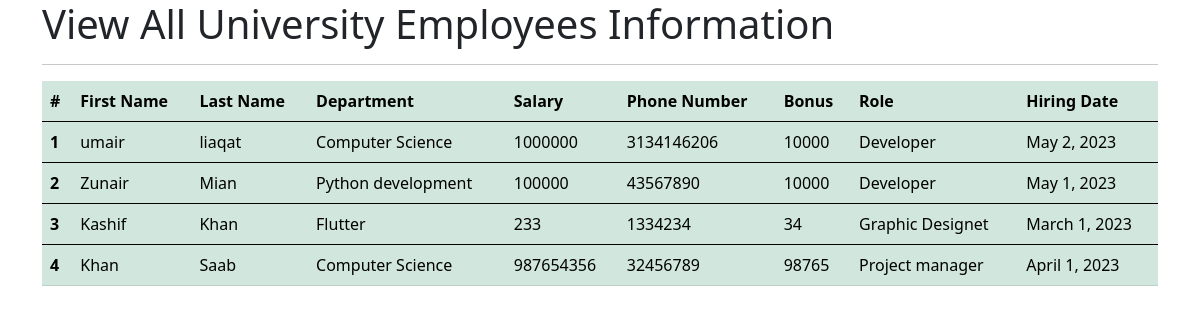
The page /view_all_emp on the database its author committed.
### afterMidsApp/models.py (models this page shows)
class Employee(models.Model):
    firstName = models.CharField(max_length=100, null=False)
    lastName = models.CharField(max_length=100)
    dept = models.ForeignKey(Department, on_delete=models.CASCADE)
    salary = models.IntegerField(default=0)
    bonus = models.IntegerField(default=0)
    role = models.ForeignKey(Roles, on_delete=models.CASCADE)
    phone = models.IntegerField(default=0)
    hire_date = models.DateField()
    def __str__(self):
        return "%s %s" % (self.firstName, self.lastName)

class Department(models.Model):
    name = models.CharField(max_length=100, null=False)
    location = models.CharField(max_length=200)
    def __str__(self):  # when using this function this will display name attribute on the tile of each object in admin panel
        return self.name

class Roles(models.Model):
    name = models.CharField(max_length=100, null=False)
    def __str__(self):
        return self.name

### afterMidsApp/views.py (the view)
# urls.py: path('view_all_emp', views.view_all_emp, name='view_all_emp'),
def view_all_emp(request):
    emps = Employee.objects.all()
    context = {
        'emps': emps
    }
    print(context)
    return render(request, "view_all_emp.html", context)

### afterMidsApp/templates/view_all_emp.html (shortened to what this page needs)
<!doctype html>
<html lang="en">
<head>
    <link href="https://cdn.jsdelivr.net/npm/bootstrap@5.0.2/dist/css/bootstrap.min.css" rel="stylesheet"
>
</head>
<body>
    <div class="container">
        <h1>View All University Employees Information</h1>
        <hr>
        <table class="table table-success table-hover">
            <thead>
                <tr>
                    <th scope="col">#</th>
                    <th scope="col">First Name</th>
                    <th scope="col">Last Name</th>
                    <th scope="col">Department</th>
                    <th scope="col">Salary</th>
                    <th scope="col">Phone Number</th>
                    <th scope="col">Bonus</th>
                    <th scope="col">Role</th>
                    <th scope="col">Hiring Date</th>
                </tr>
            </thead>
            {% for emp in emps %}
            <tbody>
                <tr>
                    <th scope="row">{{emp.id}}</th>
                    <td>{{emp.firstName}}</td>
                    <td>{{emp.lastName}}</td>
                    <td>{{emp.dept}}</td>
                    <td>{{emp.salary}}</td>
                    <td>{{emp.phone}}</td>
                    <td>{{emp.bonus}}</td>
                    <td>{{emp.role}}</td>
                    <td>{{emp.hire_date}}</td>
                </tr>
            </tbody>
            {% endfor %}
        </table>
    </div>
</body>
</html>

### afterMidsApp/templates/view_all_emp.html (style rules this page uses)
body { background-image: url(https://shiftin.app/wp-content/uploads/2021/10/what-are-employee-management-systems.jpg); background-repeat: no-repeat; background-attachment: fixed; background-size: cover; }

### rows shown on the page
Employee: id "1", firstName "umair", lastName "liaqat", dept "Computer Science", salary "1000000", phone "3134146206", bonus "10000", role "Developer", hire_date "May 2, 2023"
Employee: id "2", firstName "Zunair", lastName "Mian", dept "Python development", salary "100000", phone "43567890", bonus "10000", role "Developer", hire_date "May 1, 2023"
Employee: id "3", firstName "Kashif", lastName "Khan", dept "Flutter", salary "233", phone "1334234", bonus "34", role "Graphic Designet", hire_date "March 1, 2023"
Employee: id "4", firstName "Khan", lastName "Saab", dept "Computer Science", salary "987654356", phone "32456789", bonus "98765", role "Project manager", hire_date "April 1, 2023"
